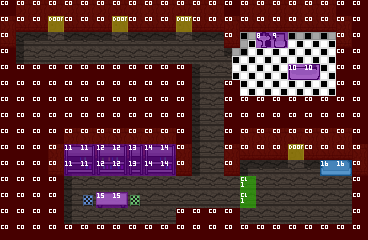

Below is a game level as drawn by its tile map, then a one-line description and the .tmx file that defines it, in full:
An orthogonal 23x15 tile map with 16x16 px tiles, 3 tile layers (Tile Layer 1, Tile Layer 2, Tile Layer 3), 2 tilesets.

<map version="1.2" tiledversion="1.2.4" orientation="orthogonal" renderorder="right-down" width="23" height="15" tilewidth="16" tileheight="16" infinite="0" nextlayerid="4" nextobjectid="1">
 <tileset firstgid="1" source="../tilesets/world-tileset.tsx" />
 <tileset firstgid="4097" source="../tilesets/collision-tileset.tsx" />
 <layer id="1" name="Tile Layer 1" width="23" height="15">
  <data encoding="csv">
1,4,4,4,4,4,4,4,4,4,4,4,4,4,1,4,4,4,4,4,4,1,1,
3,68,68,259,68,68,68,259,68,68,68,259,68,68,3,68,68,68,68,68,68,3,1,
67,193,129,2,129,129,129,2,129,129,129,2,129,129,67,385,321,321,321,321,321,67,1,
1,66,2,2,2,2,2,2,2,2,2,2,2,2,450,322,194,194,194,194,194,1,1,
1,1,1,1,1,1,1,1,1,1,1,1,66,2,386,194,194,194,194,194,194,1,1,
1,1,1,1,1,1,1,1,1,1,1,1,66,2,1,194,194,194,194,194,194,1,1,
1,1,1,1,1,1,1,1,1,1,1,1,66,2,1,1,1,1,1,1,1,1,1,
1,1,1,1,1,1,1,1,1,1,1,1,66,2,1,1,1,1,1,1,1,1,1,
1,1,1,1,4,4,4,4,4,4,4,1,66,2,1,4,4,4,4,4,4,4,1,
1,1,1,3,68,68,68,68,68,68,68,3,66,2,3,68,68,68,259,68,68,68,3,
1,1,1,67,193,129,129,129,129,129,129,67,66,2,67,193,129,129,2,129,129,129,67,
1,1,1,1,66,2,2,2,2,2,2,2,2,2,2,2,2,2,2,2,2,2,1,
1,1,1,1,66,2,2,2,2,2,2,2,2,2,2,2,2,2,2,2,2,2,1,
1,1,1,1,66,2,2,2,2,2,2,1,1,1,1,2,2,2,2,2,2,2,1,
1,1,1,1,1,1,1,1,1,1,1,1,1,1,1,1,1,1,1,1,1,1,1
</data>
 </layer>
 <layer id="2" name="Tile Layer 2" width="23" height="15">
  <data encoding="csv">
0,0,0,0,0,0,0,0,0,0,0,0,0,0,0,0,0,0,0,0,0,0,0,
0,0,0,0,0,0,0,0,0,0,0,0,0,0,0,0,0,0,0,0,0,0,0,
0,0,0,0,0,0,0,0,0,0,0,0,0,0,0,0,329,202,0,0,0,0,0,
0,0,0,0,0,0,0,0,0,0,0,0,0,0,0,0,0,0,0,0,0,0,0,
0,0,0,0,0,0,0,0,0,0,0,0,0,0,0,0,0,0,265,266,0,0,0,
0,0,0,0,0,0,0,0,0,0,0,0,0,0,0,0,0,0,0,0,0,0,0,
0,0,0,0,0,0,0,0,0,0,0,0,0,0,0,0,0,0,0,0,0,0,0,
0,0,0,0,0,0,0,0,0,0,0,0,0,0,0,0,0,0,0,0,0,0,0,
0,0,0,0,0,0,0,0,0,0,0,0,0,0,0,0,0,0,0,0,0,0,0,
0,0,0,0,135,134,133,134,137,135,134,0,0,0,0,0,0,0,0,0,0,0,0,
0,0,0,0,199,198,197,198,201,199,198,0,0,0,0,0,0,0,0,0,139,140,0,
0,0,0,0,0,0,0,0,0,0,0,0,0,0,0,0,0,0,0,0,0,0,0,
0,0,0,0,0,261,325,326,262,0,0,0,0,0,0,0,0,0,0,0,0,0,0,
0,0,0,0,0,0,0,0,0,0,0,0,0,0,0,0,0,0,0,0,0,0,0,
0,0,0,0,0,0,0,0,0,0,0,0,0,0,0,0,0,0,0,0,0,0,0
</data>
 </layer>
 <layer id="3" name="Tile Layer 3" width="23" height="15">
  <data encoding="csv">
4098,4098,4098,4098,4098,4098,4098,4098,4098,4098,4098,4098,4098,4098,4098,4098,4098,4098,4098,4098,4098,4098,4098,
4098,4098,4098,4099,4098,4098,4098,4099,4098,4098,4098,4099,4098,4098,4098,4098,4098,4098,4098,4098,4098,4098,4098,
4098,0,0,0,0,0,0,0,0,0,0,0,0,0,4098,0,4105,4106,0,0,0,4098,4098,
4098,0,0,0,0,0,0,0,0,0,0,0,0,0,0,0,0,0,0,0,0,4098,4098,
4098,4098,4098,4098,4098,4098,4098,4098,4098,4098,4098,4098,0,0,0,0,0,0,4107,4107,0,4098,4098,
4098,4098,4098,4098,4098,4098,4098,4098,4098,4098,4098,4098,0,0,4098,0,0,0,0,0,0,4098,4098,
4098,4098,4098,4098,4098,4098,4098,4098,4098,4098,4098,4098,0,0,4098,4098,4098,4098,4098,4098,4098,4098,4098,
4098,4098,4098,4098,4098,4098,4098,4098,4098,4098,4098,4098,0,0,4098,4098,4098,4098,4098,4098,4098,4098,4098,
4098,4098,4098,4098,4098,4098,4098,4098,4098,4098,4098,4098,0,0,4098,4098,4098,4098,4098,4098,4098,4098,4098,
4098,4098,4098,4098,4108,4108,4109,4109,4110,4111,4111,4098,0,0,4098,4098,4098,4098,4099,4098,4098,4098,4098,
4098,4098,4098,4098,4108,4108,4109,4109,4110,4111,4111,4098,0,0,4098,0,0,0,0,0,4113,4113,4098,
4098,4098,4098,4098,0,0,0,0,0,0,0,0,0,0,0,4100,0,0,0,0,0,0,4098,
4098,4098,4098,4098,0,0,4112,4112,0,0,0,0,0,0,0,4100,0,0,0,0,0,0,4098,
4098,4098,4098,4098,0,0,0,0,0,0,0,4098,4098,4098,4098,0,0,0,0,0,0,0,4098,
4098,4098,4098,4098,4098,4098,4098,4098,4098,4098,4098,4098,4098,4098,4098,4098,4098,4098,4098,4098,4098,4098,4098
</data>
 </layer>
</map>
